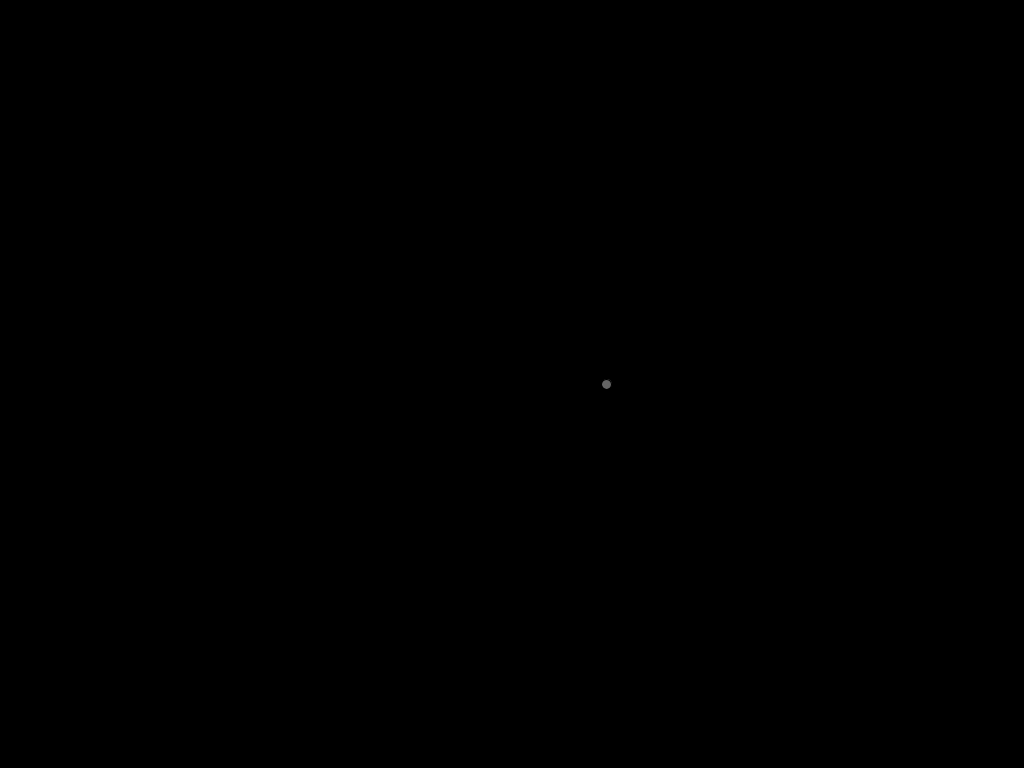
Frame 1 (no input)
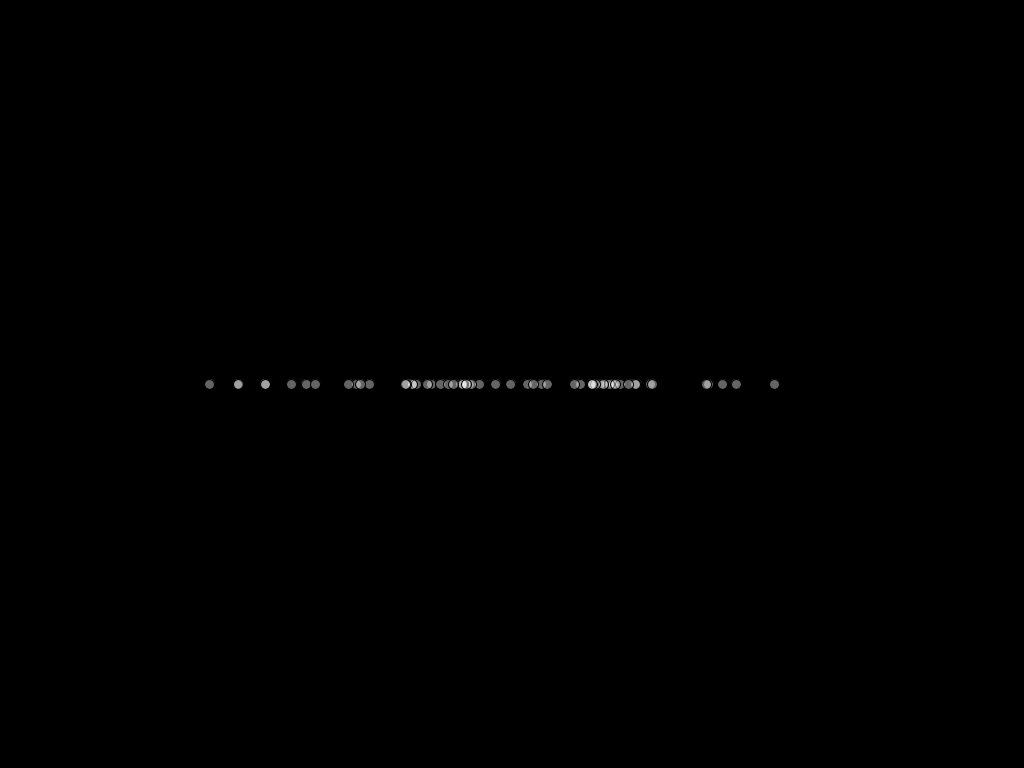
Frame 60 (the mouse pressed at the canvas centre just before this capture)
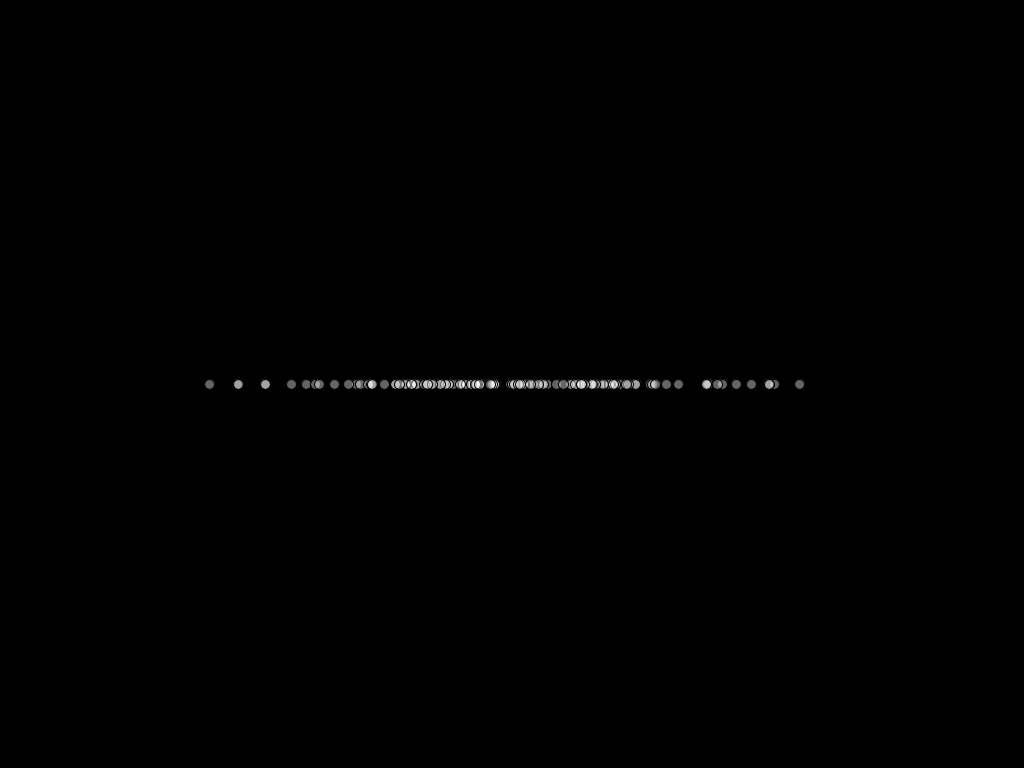
Frame 120 (the mouse held since frame 60 and released just before this capture)

The Processing sketch that drew these frames (run headless with seeded random() and noise(); from frame 60 on, the mouse is pressed at the canvas centre):

// Processing sketch: Randomness_3_Gaussian
// ── Randomness_3_Gaussian.pde
/*------------------------------------------------- 
 Gaussian Noise ::
 */

float x;

//-------------------------------------------------
void setup() {
  size(1024, 768);
  background(0);
}

//-------------------------------------------------
void update() {
  float num = gaussian();
  float sd = 120;
  float mean = width / 2;
  x = (sd * num) + mean;
}

//-------------------------------------------------
void draw() {
  update();

  fill(255, 100);
  ellipse(x, height/2, 10, 10);
}

//-------------------------------------------------
//code for gaussian taken from: https://github.com/andyr0id/ofxGaussian
Boolean haveNextNextGaussian = false;
float nextNextGaussian;

float gaussian() {
  if (haveNextNextGaussian) {
    haveNextNextGaussian = false;
    return nextNextGaussian;
  } else {
    float v1, v2, s;
    do {
      v1 = 2 * random(1.0) - 1;
      v2 = 2 * random(1.0) - 1;
      s = v1 * v1 + v2 * v2;
    } while (s >= 1 || s == 0);

    float multiplier = sqrt(-2 * log(s)/s);
    nextNextGaussian = v2 * multiplier;
    haveNextNextGaussian = true;

    return v1 * multiplier;
  }
}
